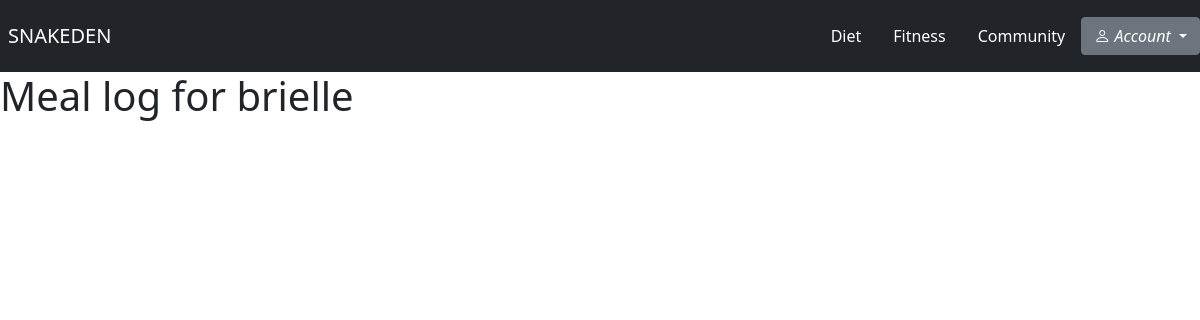
Page /meal_log/ (signed in) on the earlier database version.
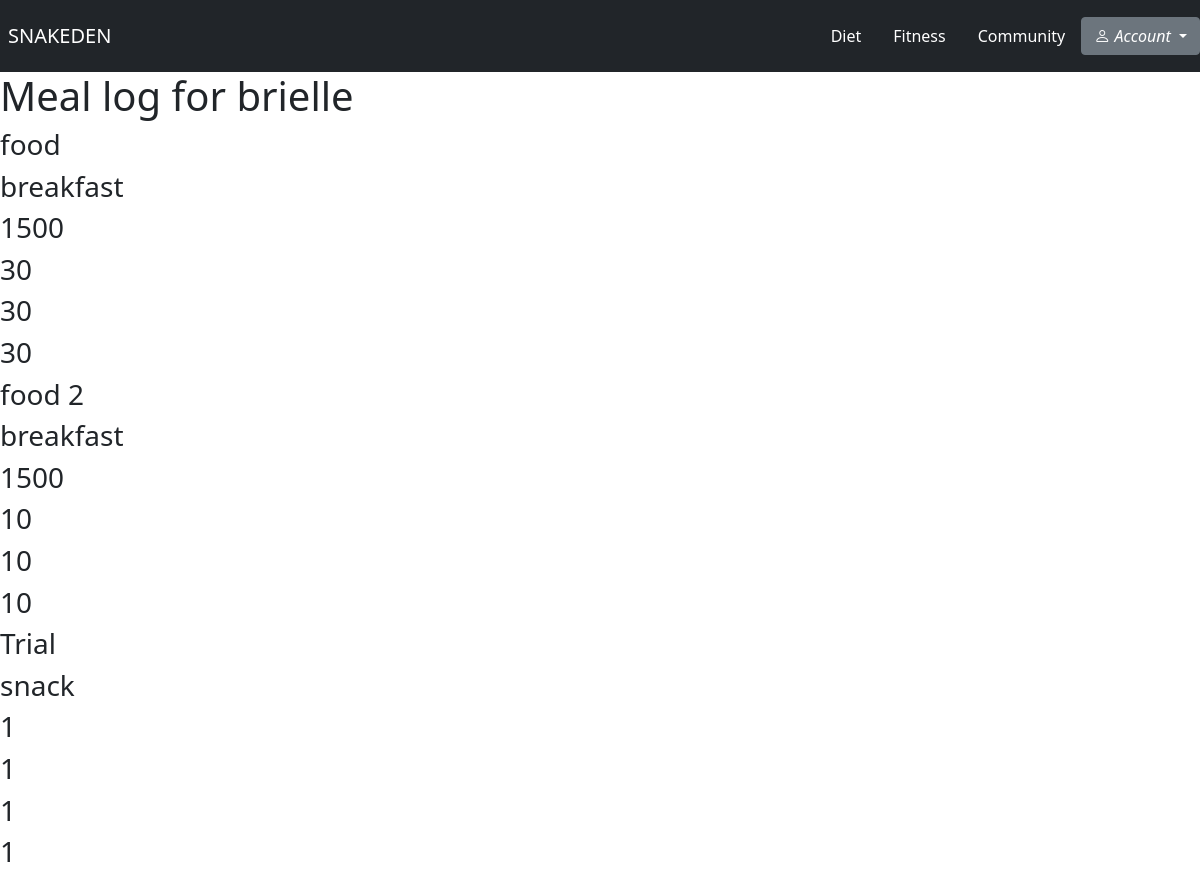
Same page on the later database version.
### diet/models.py (models this page shows)
class Meal(models.Model):
    MEAL_TYPES = [
        ('breakfast', 'Breakfast'),
        ('lunch', 'Lunch'),
        ('dinner', 'Dinner'),
        ('snack', 'Snack'),
    ]
    meal_name = models.CharField(max_length=100)
    meal_type = models.CharField(max_length=50, choices=MEAL_TYPES)
    calories = models.IntegerField()
    carbs = models.IntegerField()
    sugars = models.IntegerField()
    protein = models.IntegerField()
    user = models.ForeignKey(User, on_delete=models.CASCADE)

### users/views.py (the view)
# urls.py: path('meal_log/', userViews.user_meal_data, name='user_meal_data'),
@login_required
def user_meal_data(request):
    meals = Meal.objects.filter(user=request.user)
    return render(request, 'users/meal_log.html', {'meals': meals})

### users/templates/users/meal_log.html
{% extends 'base.html' %}
{% block body %}
    <h1>Meal log for {{ user.username }}</h1>
    {% for meal in meals %}
        <h3>{{ meal.meal_name }}</h3>
        <h3>{{ meal.meal_type }}</h3>
        <h3>{{ meal.calories }}</h3>
        <h3>{{ meal.carbs }}</h3>
        <h3>{{ meal.sugars }}</h3>
        <h3>{{ meal.protein }}</h3>
    {% endfor %}
{% endblock %}

Differences in the rows shown:
added Meal: meal_name "food", meal_type "breakfast", calories "1500", carbs "30", sugars "30", protein "30"
added Meal: meal_name "food 2", meal_type "breakfast", calories "1500", carbs "10", sugars "10", protein "10"
added Meal: meal_name "Trial", meal_type "snack", calories "1", carbs "1", sugars "1", protein "1"
